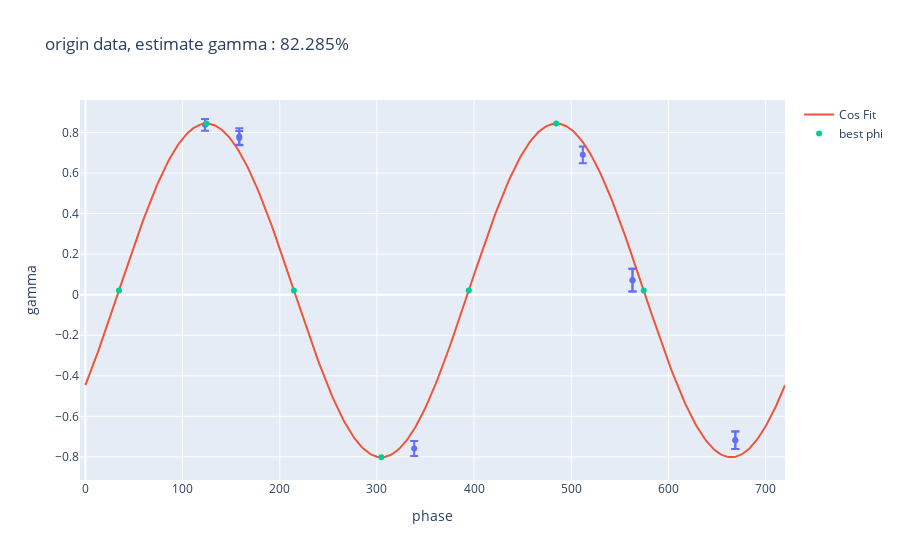

Notebook source saved alongside this figure:
### Code cell
best_phi_list=np.array([90,180,270,360,450,540,630])+param_origin[1]/np.pi*180//90*90
best_turn_list=(best_phi_list-(param_origin[1]/np.pi*180))/360/2
phase_array=np.linspace(0,360*2,500)
turn_array=phase_array/360/2
origin_fit=model_func_count_offset(phase_array,*param_origin)
best_phase_list=best_turn_list*2*360

fig = px.scatter(origin_df, x='phase', y='gamma',error_y='gamma_err',hover_data='turn',title='origin data, estimate gamma : {:.3%}'.format(np.abs(param_origin[0])))
fig.add_scatter(x=phase_array, y=origin_fit, mode='lines', name='Cos Fit',hovertext=['turn={:.3}'.format(i) for i in turn_array],hovertemplate='gamma=%{y:.3f}<br>%{hovertext}')
fig.add_scatter(x=best_phase_list,y=model_func_count_offset(best_phase_list,*param_origin),mode='markers',name='best phi',hovertext=['turn={:.3}'.format(i) for i in best_turn_list],hovertemplate='gamma=%{y:.3f}<br>%{hovertext}')
fig.show()

### Figure 1 — Plotly figure (JSON) as saved in the notebook; plotly's stock layout.template omitted (floating-point values rounded to 4 significant figures; data arrays with more than 128 entries replaced by an {"elided": "..."} marker saying what was removed)
{"data": [{"customdata": [[0.171], [0.22], [0.22], [0.47], [0.711], [0.782], [0.782], [0.929], [0.929]], "error_y": {"array": [0.02892, 0.03524, 0.0406, 0.0367, 0.04159, 0.05567, 0.05567, 0.04303, 0.04303]}, "hovertemplate": "phase=%{x}<br>gamma=%{y}<br>turn=%{customdata[0]}<extra></extra>", "legendgroup": "", "marker": {"color": "#636efa", "symbol": "circle"}, "mode": "markers", "name": "", "orientation": "v", "showlegend": false, "type": "scatter", "x": [123.1, 158.4, 158.4, 338.4, 511.9, 563.0, 563.0, 668.9, 668.9], "xaxis": "x", "y": [0.8375, 0.7723, 0.7806, -0.7587, 0.6898, 0.07165, 0.07165, -0.7176, -0.7176], "yaxis": "y"}, {"hovertemplate": "gamma=%{y:.3f}<br>%{hovertext}", "hovertext": {"elided": "500 str values"}, "mode": "lines", "name": "Cos Fit", "type": "scatter", "x": {"elided": "500 float values"}, "y": {"elided": "500 float values"}}, {"hovertemplate": "gamma=%{y:.3f}<br>%{hovertext}", "hovertext": ["turn=0.0481", "turn=0.173", "turn=0.298", "turn=0.423", "turn=0.548", "turn=0.673", "turn=0.798"], "mode": "markers", "name": "best phi", "type": "scatter", "x": [34.61, 124.6, 214.6, 304.6, 394.6, 484.6, 574.6], "y": [0.02111, 0.844, 0.02111, -0.8017, 0.02111, 0.844, 0.02111]}], "layout": {"legend": {"tracegroupgap": 0}, "title": {"text": "origin data, estimate gamma : 82.285%"}, "xaxis": {"anchor": "y", "domain": [0, 1], "title": {"text": "phase"}}, "yaxis": {"anchor": "x", "domain": [0, 1], "title": {"text": "gamma"}}}}
